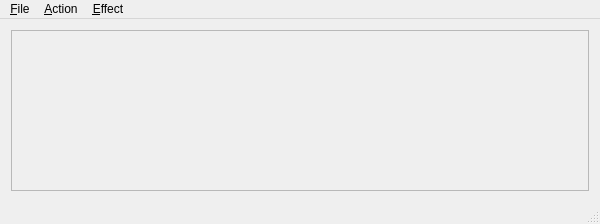
<?xml version="1.0" encoding="UTF-8"?>
<ui version="4.0">
 <class>MainWindowClass</class>
 <widget class="QMainWindow" name="MainWindowClass">
  <property name="geometry">
   <rect>
    <x>0</x>
    <y>0</y>
    <width>600</width>
    <height>224</height>
   </rect>
  </property>
  <property name="sizePolicy">
   <sizepolicy hsizetype="Preferred" vsizetype="Preferred">
    <horstretch>0</horstretch>
    <verstretch>0</verstretch>
   </sizepolicy>
  </property>
  <property name="windowTitle">
   <string>MainWindow</string>
  </property>
  <widget class="QWidget" name="centralWidget">
   <layout class="QVBoxLayout" name="verticalLayout_2">
    <item>
     <widget class="QFrame" name="frame">
      <property name="frameShape">
       <enum>QFrame::StyledPanel</enum>
      </property>
      <property name="frameShadow">
       <enum>QFrame::Raised</enum>
      </property>
      <layout class="QVBoxLayout" name="verticalLayout">
       <item>
        <widget class="DrawWidget" name="drawWidget" native="true">
         <property name="sizePolicy">
          <sizepolicy hsizetype="Expanding" vsizetype="Expanding">
           <horstretch>0</horstretch>
           <verstretch>0</verstretch>
          </sizepolicy>
         </property>
         <property name="cursor">
          <cursorShape>PointingHandCursor</cursorShape>
         </property>
        </widget>
       </item>
      </layout>
     </widget>
    </item>
   </layout>
  </widget>
  <widget class="QMenuBar" name="menuBar">
   <property name="geometry">
    <rect>
     <x>0</x>
     <y>0</y>
     <width>600</width>
     <height>18</height>
    </rect>
   </property>
   <widget class="QMenu" name="menu_File">
    <property name="title">
     <string>&amp;File</string>
    </property>
    <addaction name="actionNewProject"/>
    <addaction name="separator"/>
    <addaction name="actionOpenProject"/>
    <addaction name="actionSaveProject"/>
    <addaction name="separator"/>
    <addaction name="actionSaveAsProject"/>
    <addaction name="separator"/>
    <addaction name="actionExit"/>
   </widget>
   <widget class="QMenu" name="menu_Action">
    <property name="title">
     <string>&amp;Action</string>
    </property>
    <addaction name="actionStartRecord"/>
    <addaction name="actionStopRecord"/>
    <addaction name="separator"/>
    <addaction name="actionStartPlay"/>
    <addaction name="actionStopPlay"/>
   </widget>
   <widget class="QMenu" name="menu_Effect">
    <property name="title">
     <string>&amp;Effect</string>
    </property>
   </widget>
   <addaction name="menu_File"/>
   <addaction name="menu_Action"/>
   <addaction name="menu_Effect"/>
  </widget>
  <widget class="QStatusBar" name="statusBar"/>
  <action name="actionOpenProject">
   <property name="text">
    <string>&amp;Open project</string>
   </property>
   <property name="shortcut">
    <string>Ctrl+O</string>
   </property>
  </action>
  <action name="actionSaveProject">
   <property name="text">
    <string>&amp;Save project</string>
   </property>
   <property name="shortcut">
    <string>Ctrl+S</string>
   </property>
  </action>
  <action name="actionExit">
   <property name="text">
    <string>E&amp;xit</string>
   </property>
   <property name="shortcut">
    <string>Ctrl+X</string>
   </property>
  </action>
  <action name="actionNewProject">
   <property name="text">
    <string>&amp;New project</string>
   </property>
   <property name="shortcut">
    <string>Ctrl+N</string>
   </property>
  </action>
  <action name="actionStartRecord">
   <property name="enabled">
    <bool>false</bool>
   </property>
   <property name="text">
    <string>Start &amp;record</string>
   </property>
   <property name="shortcut">
    <string>R</string>
   </property>
  </action>
  <action name="actionStopRecord">
   <property name="enabled">
    <bool>false</bool>
   </property>
   <property name="text">
    <string>S&amp;top record</string>
   </property>
   <property name="shortcut">
    <string>S</string>
   </property>
  </action>
  <action name="actionStartPlay">
   <property name="enabled">
    <bool>false</bool>
   </property>
   <property name="text">
    <string>Start p&amp;lay</string>
   </property>
   <property name="shortcut">
    <string>P</string>
   </property>
  </action>
  <action name="actionStopPlay">
   <property name="enabled">
    <bool>false</bool>
   </property>
   <property name="text">
    <string>Stop play</string>
   </property>
   <property name="shortcut">
    <string>S</string>
   </property>
  </action>
  <action name="actionEffect1">
   <property name="checkable">
    <bool>true</bool>
   </property>
   <property name="checked">
    <bool>true</bool>
   </property>
   <property name="text">
    <string>Effect &amp;1</string>
   </property>
   <property name="shortcut">
    <string>1</string>
   </property>
  </action>
  <action name="actionEffect2">
   <property name="checkable">
    <bool>true</bool>
   </property>
   <property name="text">
    <string>Effect &amp;2</string>
   </property>
   <property name="shortcut">
    <string>2</string>
   </property>
  </action>
  <action name="actionEffect3">
   <property name="checkable">
    <bool>true</bool>
   </property>
   <property name="text">
    <string>Effect &amp;3</string>
   </property>
   <property name="shortcut">
    <string>3</string>
   </property>
  </action>
  <action name="actionEffect4">
   <property name="checkable">
    <bool>true</bool>
   </property>
   <property name="text">
    <string>Effect &amp;4</string>
   </property>
   <property name="shortcut">
    <string>4</string>
   </property>
  </action>
  <action name="actionSaveAsProject">
   <property name="text">
    <string>Save &amp;as project</string>
   </property>
  </action>
 </widget>
 <layoutdefault spacing="6" margin="11"/>
 <customwidgets>
  <customwidget>
   <class>DrawWidget</class>
   <extends>QWidget</extends>
   <header>mainwindow.h</header>
   <container>1</container>
  </customwidget>
 </customwidgets>
 <resources/>
 <connections>
  <connection>
   <sender>actionExit</sender>
   <signal>triggered()</signal>
   <receiver>MainWindowClass</receiver>
   <slot>close()</slot>
   <hints>
    <hint type="sourcelabel">
     <x>-1</x>
     <y>-1</y>
    </hint>
    <hint type="destinationlabel">
     <x>299</x>
     <y>155</y>
    </hint>
   </hints>
  </connection>
 </connections>
</ui>
